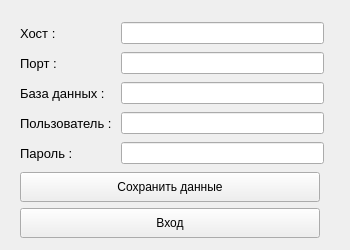
<?xml version="1.0" encoding="UTF-8"?>
<ui version="4.0">
 <class>Form</class>
 <widget class="QWidget" name="Form">
  <property name="geometry">
   <rect>
    <x>0</x>
    <y>0</y>
    <width>350</width>
    <height>250</height>
   </rect>
  </property>
  <property name="minimumSize">
   <size>
    <width>350</width>
    <height>250</height>
   </size>
  </property>
  <property name="maximumSize">
   <size>
    <width>350</width>
    <height>250</height>
   </size>
  </property>
  <property name="windowTitle">
   <string>Аутентификация в БД</string>
  </property>
  <widget class="QWidget" name="">
   <property name="geometry">
    <rect>
     <x>20</x>
     <y>20</y>
     <width>304</width>
     <height>220</height>
    </rect>
   </property>
   <layout class="QVBoxLayout" name="verticalLayout_2">
    <item>
     <layout class="QHBoxLayout" name="horizontalLayout">
      <item>
       <widget class="QLabel" name="labelH">
        <property name="minimumSize">
         <size>
          <width>95</width>
          <height>0</height>
         </size>
        </property>
        <property name="maximumSize">
         <size>
          <width>95</width>
          <height>16777215</height>
         </size>
        </property>
        <property name="font">
         <font>
          <pointsize>10</pointsize>
          <bold>false</bold>
         </font>
        </property>
        <property name="text">
         <string>Хост :</string>
        </property>
       </widget>
      </item>
      <item>
       <widget class="QLineEdit" name="lineEditHost"/>
      </item>
     </layout>
    </item>
    <item>
     <layout class="QHBoxLayout" name="horizontalLayout_2">
      <item>
       <widget class="QLabel" name="labelP">
        <property name="minimumSize">
         <size>
          <width>95</width>
          <height>0</height>
         </size>
        </property>
        <property name="maximumSize">
         <size>
          <width>95</width>
          <height>16777215</height>
         </size>
        </property>
        <property name="font">
         <font>
          <pointsize>10</pointsize>
          <bold>false</bold>
         </font>
        </property>
        <property name="text">
         <string>Порт :</string>
        </property>
       </widget>
      </item>
      <item>
       <widget class="QLineEdit" name="lineEditPort"/>
      </item>
     </layout>
    </item>
    <item>
     <layout class="QHBoxLayout" name="horizontalLayout_3">
      <item>
       <widget class="QLabel" name="labelBD">
        <property name="minimumSize">
         <size>
          <width>95</width>
          <height>0</height>
         </size>
        </property>
        <property name="maximumSize">
         <size>
          <width>95</width>
          <height>16777215</height>
         </size>
        </property>
        <property name="font">
         <font>
          <pointsize>10</pointsize>
          <bold>false</bold>
         </font>
        </property>
        <property name="text">
         <string>База данных :</string>
        </property>
       </widget>
      </item>
      <item>
       <widget class="QLineEdit" name="lineEditBaseData"/>
      </item>
     </layout>
    </item>
    <item>
     <layout class="QHBoxLayout" name="horizontalLayout_4">
      <item>
       <widget class="QLabel" name="label_U">
        <property name="minimumSize">
         <size>
          <width>95</width>
          <height>0</height>
         </size>
        </property>
        <property name="maximumSize">
         <size>
          <width>95</width>
          <height>16777215</height>
         </size>
        </property>
        <property name="font">
         <font>
          <pointsize>10</pointsize>
          <bold>false</bold>
         </font>
        </property>
        <property name="text">
         <string>Пользователь :</string>
        </property>
       </widget>
      </item>
      <item>
       <widget class="QLineEdit" name="lineEditUser"/>
      </item>
     </layout>
    </item>
    <item>
     <layout class="QHBoxLayout" name="horizontalLayout_5">
      <item>
       <widget class="QLabel" name="label_SP">
        <property name="minimumSize">
         <size>
          <width>95</width>
          <height>0</height>
         </size>
        </property>
        <property name="maximumSize">
         <size>
          <width>95</width>
          <height>16777215</height>
         </size>
        </property>
        <property name="font">
         <font>
          <pointsize>10</pointsize>
          <bold>false</bold>
         </font>
        </property>
        <property name="text">
         <string>Пароль :</string>
        </property>
       </widget>
      </item>
      <item>
       <widget class="QLineEdit" name="lineEditPassword">
        <property name="echoMode">
         <enum>QLineEdit::Password</enum>
        </property>
       </widget>
      </item>
     </layout>
    </item>
    <item>
     <layout class="QVBoxLayout" name="verticalLayout">
      <item>
       <widget class="QPushButton" name="pushButtonSave">
        <property name="minimumSize">
         <size>
          <width>0</width>
          <height>30</height>
         </size>
        </property>
        <property name="maximumSize">
         <size>
          <width>300</width>
          <height>30</height>
         </size>
        </property>
        <property name="text">
         <string>Сохранить данные</string>
        </property>
       </widget>
      </item>
      <item>
       <widget class="QPushButton" name="pushButtonEnter">
        <property name="minimumSize">
         <size>
          <width>300</width>
          <height>30</height>
         </size>
        </property>
        <property name="maximumSize">
         <size>
          <width>300</width>
          <height>30</height>
         </size>
        </property>
        <property name="text">
         <string>Вход</string>
        </property>
       </widget>
      </item>
     </layout>
    </item>
   </layout>
  </widget>
 </widget>
 <resources/>
 <connections/>
</ui>
